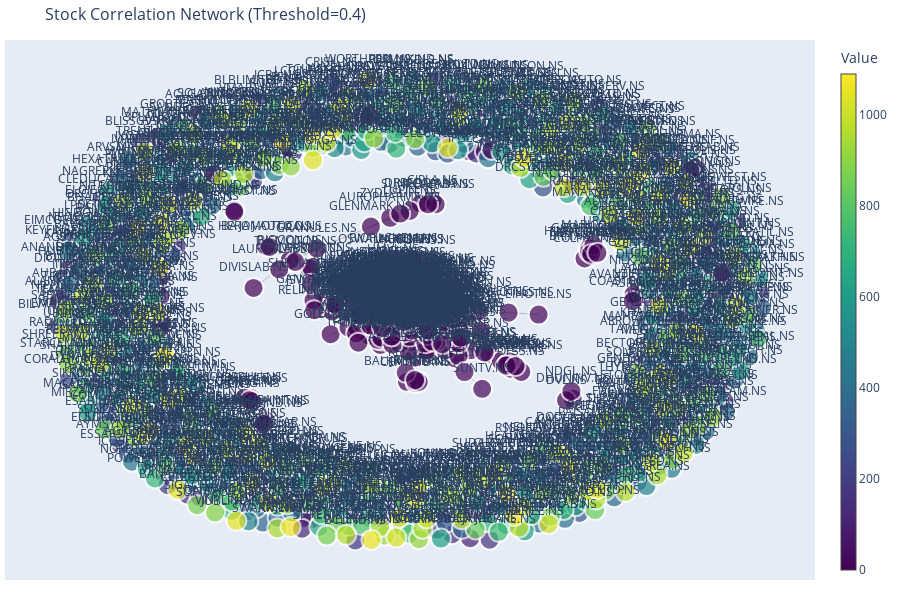

The notebook cell this image was saved under:
### Markdown cell above
### Network Visualization

Create an interactive visualization of the correlation network with nodes colored by their community membership and sized by degree centrality.

### Code cell
# Convert community assignments to numeric values for coloring
community_colors = {node: float(comm_id) for node, comm_id in communities.items()}

# Visualize the network
fig_network = nn.visuals.create_network_plot(
    G,
    node_colors=community_colors,
    node_size_metric=degree_centrality,
    layout="spring",
    title="Stock Correlation Network (Threshold=0.4)"
)
fig_network.show()

### Figure 1 — Plotly figure (JSON) as saved in the notebook; plotly's stock layout.template omitted (floating-point values rounded to 4 significant figures; data arrays with more than 128 entries replaced by an {"elided": "..."} marker saying what was removed)
{"data": [{"hoverinfo": "none", "line": {"color": "#888", "width": 0.5}, "mode": "lines", "type": "scatter", "x": {"elided": "19647 float values"}, "y": {"elided": "19647 float values"}}, {"hoverinfo": "text", "hovertext": {"elided": "1672 str values"}, "marker": {"color": {"elided": "1672 int values"}, "colorbar": {"thickness": 15, "title": {"text": "Value"}, "xanchor": "left"}, "colorscale": [[0, "#440154"], [0.1111, "#482878"], [0.2222, "#3e4989"], [0.3333, "#31688e"], [0.4444, "#26828e"], [0.5556, "#1f9e89"], [0.6667, "#35b779"], [0.7778, "#6ece58"], [0.8889, "#b5de2b"], [1, "#fde725"]], "line": {"color": "white", "width": 2}, "showscale": true, "size": {"elided": "1672 float values"}}, "mode": "markers+text", "text": {"elided": "1672 str values"}, "textposition": "top center", "type": "scatter", "x": {"elided": "1672 float values"}, "y": {"elided": "1672 float values"}}], "layout": {"height": 600, "hovermode": "closest", "margin": {"b": 20, "l": 5, "r": 5, "t": 40}, "showlegend": false, "title": {"font": {"size": 16}, "text": "Stock Correlation Network (Threshold=0.4)"}, "xaxis": {"showgrid": false, "showticklabels": false, "zeroline": false}, "yaxis": {"showgrid": false, "showticklabels": false, "zeroline": false}}}
